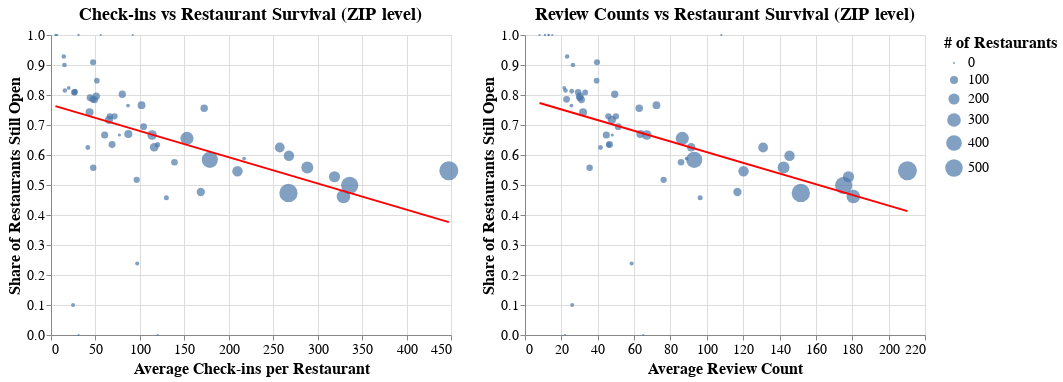

Here is the notebook cell this chart was saved with:
### Markdown cell above
## **Visualization 3: Check-ins & Review Counts vs Restaurant Survival**

After examining income and seeing a clear downward pattern in the scatterplot, the substantive effect plot showed that income itself is not a strong or reliable predictor once other factors are held constant. 

To understand whether customer activity might play a larger role, I next look at two additional ZIP-level measures of engagement: **average check-ins** and **average review counts**. Both variables capture different aspects of how often customers interact with restaurants. If more activity helped restaurants survive, we would expect positive relationships. Instead, **both plots reveal similar downward trends.**



### **Check-ins (Customer Activity) vs Restaurant Survival**

Check-ins provide a proxy for foot traffic or on-site customer visits. If higher foot traffic helped restaurants survive, we would expect survival to rise as check-ins increase. Instead, the scatterplot shows a slight downward pattern. The fitted regression line confirms this:

```
pct_open = -0.0009 * check-ins + 0.7673
```

The correlation is modest and negative (r = –0.388). ZIP codes with higher check-in activity do not necessarily show higher survival. In several cases, ZIPs with high check-ins actually fall on the lower end of the survival range. This suggests that customer foot traffic at the ZIP level does not reliably predict whether restaurants remained open.


### **Review Counts (Customer Engagement) vs Restaurant Survival**

Review counts measure how many people interact with restaurants on Yelp. If engagement helped restaurants stay open, we would expect an upward trend. Instead, the scatterplot shows the same downward direction as the check-in plot. The regression slope is again negative:

```
pct_open = -0.0018 * reviews + 0.7878
```

The correlation is nearly identical in size (r = –0.393). ZIPs where restaurants accumulate more reviews do not show higher survival rates. Even areas with strong online engagement can experience below-average survival. Together, these patterns indicate that higher customer activity—whether measured by check-ins or reviews—does not translate into higher restaurant survival.

### Code cell
import altair as alt
import numpy as np

# ---------- Check-ins ----------
checkins_scatter = (
    alt.Chart(zip_summary)
      .mark_circle()
      .encode(
          x=alt.X('avg_checkins:Q', title='Average Check-ins per Restaurant'),
          y=alt.Y('pct_open:Q', title='Share of Restaurants Still Open'),
          size=alt.Size('n_businesses:Q', title='# of Restaurants'),
          tooltip=['postal_code:N','avg_checkins:Q','pct_open:Q','n_businesses:Q']
      )
)

checkins_line = (
    alt.Chart(zip_summary)
      .transform_regression('avg_checkins', 'pct_open')
      .mark_line(color='red', size=2)
      .encode(
          x='avg_checkins:Q',
          y='pct_open:Q'
      )
)

checkins_chart = (checkins_scatter + checkins_line).properties(
    title='Check-ins vs Restaurant Survival (ZIP level)',
    width=400, height=300
)

# ---------- Reviews ----------
reviews_scatter = (
    alt.Chart(zip_summary)
      .mark_circle()
      .encode(
          x=alt.X('avg_reviews:Q', title='Average Review Count'),
          y=alt.Y('pct_open:Q', title='Share of Restaurants Still Open'),
          size=alt.Size('n_businesses:Q', title='# of Restaurants'),
          tooltip=['postal_code:N','avg_reviews:Q','pct_open:Q','n_businesses:Q']
      )
)

reviews_line = (
    alt.Chart(zip_summary)
      .transform_regression('avg_reviews', 'pct_open')
      .mark_line(color='red', size=2)
      .encode(
          x='avg_reviews:Q',
          y='pct_open:Q'
      )
)

reviews_chart = (reviews_scatter + reviews_line).properties(
    title='Review Counts vs Restaurant Survival (ZIP level)',
    width=400, height=300
)

combined_chart = (alt.hconcat(checkins_chart, reviews_chart)     
                  .configure_title(
        fontSize=22,     
        font='Arial',
        fontWeight='bold'
    ).configure_axis(
    labelFontSize=14,
    titleFontSize=16
).configure_legend(
    labelFontSize=14,
    titleFontSize=16
).configure_title(
    fontSize=18
))
combined_chart

### Figure 1 — Vega-Lite specification as saved in the notebook (floating-point values rounded to 4 significant figures)
{"config": {"view": {"continuousWidth": 300, "continuousHeight": 300}, "axis": {"labelFontSize": 14, "titleFontSize": 16}, "legend": {"labelFontSize": 14, "titleFontSize": 16}, "title": {"fontSize": 18}}, "hconcat": [{"layer": [{"mark": {"type": "circle"}, "encoding": {"size": {"field": "n_businesses", "title": "# of Restaurants", "type": "quantitative"}, "tooltip": [{"field": "postal_code", "type": "nominal"}, {"field": "avg_checkins", "type": "quantitative"}, {"field": "pct_open", "type": "quantitative"}, {"field": "n_businesses", "type": "quantitative"}], "x": {"field": "avg_checkins", "title": "Average Check-ins per Restaurant", "type": "quantitative"}, "y": {"field": "pct_open", "title": "Share of Restaurants Still Open", "type": "quantitative"}}}, {"mark": {"type": "line", "color": "red", "size": 2}, "encoding": {"x": {"field": "avg_checkins", "type": "quantitative"}, "y": {"field": "pct_open", "type": "quantitative"}}, "transform": [{"on": "avg_checkins", "regression": "pct_open"}]}], "height": 300, "title": "Check-ins vs Restaurant Survival (ZIP level)", "width": 400}, {"layer": [{"mark": {"type": "circle"}, "encoding": {"size": {"field": "n_businesses", "title": "# of Restaurants", "type": "quantitative"}, "tooltip": [{"field": "postal_code", "type": "nominal"}, {"field": "avg_reviews", "type": "quantitative"}, {"field": "pct_open", "type": "quantitative"}, {"field": "n_businesses", "type": "quantitative"}], "x": {"field": "avg_reviews", "title": "Average Review Count", "type": "quantitative"}, "y": {"field": "pct_open", "title": "Share of Restaurants Still Open", "type": "quantitative"}}}, {"mark": {"type": "line", "color": "red", "size": 2}, "encoding": {"x": {"field": "avg_reviews", "type": "quantitative"}, "y": {"field": "pct_open", "type": "quantitative"}}, "transform": [{"on": "avg_reviews", "regression": "pct_open"}]}], "height": 300, "title": "Review Counts vs Restaurant Survival (ZIP level)", "width": 400}], "data": {"name": "data-cf7ac9779679a92686806a90533af7e0"}, "$schema": "https://vega.github.io/schema/vega-lite/v5.20.1.json", "datasets": {"data-cf7ac9779679a92686806a90533af7e0": [{"postal_code": "00000", "n_businesses": 1, "pct_open": 0.0, "avg_stars": 4.0, "avg_reviews": 22.0, "avg_checkins": 31.0, "avg_tips": 0.0, "avg_comps": 0.0, "median_income": 80470.0, "income_10k": 8.047}, {"postal_code": "19019", "n_businesses": 2, "pct_open": 1.0, "avg_stars": 4.0, "avg_reviews": 13.0, "avg_checkins": 5.0, "avg_tips": 1.0, "avg_comps": 0.0, "median_income": 80470.0, "income_10k": 8.047}, {"postal_code": "19087", "n_businesses": 1, "pct_open": 1.0, "avg_stars": 3.5, "avg_reviews": 15.0, "avg_checkins": 6.0, "avg_tips": 2.0, "avg_comps": 0.0, "median_income": 165500.0, "income_10k": 16.55}, {"postal_code": "19092", "n_businesses": 1, "pct_open": 1.0, "avg_stars": 3.5, "avg_reviews": 8.0, "avg_checkins": 7.0, "avg_tips": 1.0, "avg_comps": 0.0, "median_income": 80470.0, "income_10k": 8.047}, {"postal_code": "19101", "n_businesses": 1, "pct_open": 1.0, "avg_stars": 3.5, "avg_reviews": 13.0, "avg_checkins": 92.0, "avg_tips": 6.0, "avg_comps": 0.0, "median_income": 80470.0, "income_10k": 8.047}, {"postal_code": "19102", "n_businesses": 199, "pct_open": 0.5276, "avg_stars": 3.417, "avg_reviews": 177.9, "avg_checkins": 318.9, "avg_tips": 20.23, "avg_comps": 0.008511, "median_income": 114800.0, "income_10k": 11.48}, {"postal_code": "19103", "n_businesses": 481, "pct_open": 0.499, "avg_stars": 3.658, "avg_reviews": 175.3, "avg_checkins": 336.0, "avg_tips": 19.89, "avg_comps": 0.01107, "median_income": 97940.0, "income_10k": 9.794}, {"postal_code": "19104", "n_businesses": 423, "pct_open": 0.5839, "avg_stars": 3.511, "avg_reviews": 93.09, "avg_checkins": 178.7, "avg_tips": 12.05, "avg_comps": 0.01443, "median_income": 39530.0, "income_10k": 3.953}, {"postal_code": "19106", "n_businesses": 301, "pct_open": 0.4618, "avg_stars": 3.615, "avg_reviews": 180.6, "avg_checkins": 329.0, "avg_tips": 20.81, "avg_comps": 0.01291, "median_income": 129800.0, "income_10k": 12.98}, {"postal_code": "19107", "n_businesses": 590, "pct_open": 0.5475, "avg_stars": 3.669, "avg_reviews": 210.3, "avg_checkins": 447.6, "avg_tips": 26.04, "avg_comps": 0.0128, "median_income": 70380.0, "income_10k": 7.038}, {"postal_code": "19111", "n_businesses": 74, "pct_open": 0.7838, "avg_stars": 3.236, "avg_reviews": 31.05, "avg_checkins": 48.97, "avg_tips": 5.027, "avg_comps": 0.02223, "median_income": 60440.0, "income_10k": 6.044}, {"postal_code": "19112", "n_businesses": 9, "pct_open": 0.6667, "avg_stars": 3.444, "avg_reviews": 48.0, "avg_checkins": 77.0, "avg_tips": 5.667, "avg_comps": 0.0, "median_income": 80470.0, "income_10k": 8.047}, {"postal_code": "19113", "n_businesses": 2, "pct_open": 1.0, "avg_stars": 2.25, "avg_reviews": 11.0, "avg_checkins": 31.0, "avg_tips": 1.5, "avg_comps": 0.0, "median_income": 80470.0, "income_10k": 8.047}, {"postal_code": "19114", "n_businesses": 81, "pct_open": 0.8025, "avg_stars": 3.241, "avg_reviews": 49.36, "avg_checkins": 80.22, "avg_tips": 8.494, "avg_comps": 0.005296, "median_income": 76080.0, "income_10k": 7.608}, {"postal_code": "19115", "n_businesses": 78, "pct_open": 0.6667, "avg_stars": 3.359, "avg_reviews": 44.72, "avg_checkins": 60.4, "avg_tips": 9.038, "avg_comps": 0.0226, "median_income": 70390.0, "income_10k": 7.039}, {"postal_code": "19116", "n_businesses": 72, "pct_open": 0.6944, "avg_stars": 3.479, "avg_reviews": 51.26, "avg_checkins": 104.1, "avg_tips": 10.44, "avg_comps": 0.04127, "median_income": 67560.0, "income_10k": 6.756}, {"postal_code": "19118", "n_businesses": 66, "pct_open": 0.5758, "avg_stars": 3.682, "avg_reviews": 85.82, "avg_checkins": 138.9, "avg_tips": 11.08, "avg_comps": 0.00138, "median_income": 105700.0, "income_10k": 10.57}, {"postal_code": "19119", "n_businesses": 58, "pct_open": 0.5172, "avg_stars": 3.621, "avg_reviews": 76.24, "avg_checkins": 96.43, "avg_tips": 11.02, "avg_comps": 0.02219, "median_income": 81610.0, "income_10k": 8.161}, {"postal_code": "19120", "n_businesses": 88, "pct_open": 0.7955, "avg_stars": 3.358, "avg_reviews": 30.17, "avg_checkins": 50.76, "avg_tips": 5.205, "avg_comps": 0.01008, "median_income": 51990.0, "income_10k": 5.199}, {"postal_code": "19121", "n_businesses": 61, "pct_open": 0.5574, "avg_stars": 3.205, "avg_reviews": 35.56, "avg_checkins": 47.54, "avg_tips": 4.787, "avg_comps": 0.005941, "median_income": 36210.0, "income_10k": 3.621}, {"postal_code": "19122", "n_businesses": 103, "pct_open": 0.6699, "avg_stars": 3.816, "avg_reviews": 63.49, "avg_checkins": 87.01, "avg_tips": 7.553, "avg_comps": 0.0143, "median_income": 57780.0, "income_10k": 5.779}, {"postal_code": "19123", "n_businesses": 231, "pct_open": 0.5584, "avg_stars": 3.688, "avg_reviews": 142.2, "avg_checkins": 288.3, "avg_tips": 21.03, "avg_comps": 0.005902, "median_income": 95870.0, "income_10k": 9.587}, {"postal_code": "19124", "n_businesses": 70, "pct_open": 0.7857, "avg_stars": 3.107, "avg_reviews": 22.86, "avg_checkins": 46.93, "avg_tips": 4.7, "avg_comps": 0.005595, "median_income": 46100.0, "income_10k": 4.61}, {"postal_code": "19125", "n_businesses": 152, "pct_open": 0.625, "avg_stars": 3.882, "avg_reviews": 131.0, "avg_checkins": 257.4, "avg_tips": 18.2, "avg_comps": 0.01016, "median_income": 110800.0, "income_10k": 11.08}, {"postal_code": "19126", "n_businesses": 17, "pct_open": 0.5882, "avg_stars": 3.618, "avg_reviews": 88.88, "avg_checkins": 217.2, "avg_tips": 17.18, "avg_comps": 0.001233, "median_income": 52850.0, "income_10k": 5.285}, {"postal_code": "19127", "n_businesses": 107, "pct_open": 0.4766, "avg_stars": 3.612, "avg_reviews": 116.8, "avg_checkins": 168.5, "avg_tips": 14.07, "avg_comps": 0.003527, "median_income": 99790.0, "income_10k": 9.979}, {"postal_code": "19128", "n_businesses": 115, "pct_open": 0.6261, "avg_stars": 3.522, "avg_reviews": 91.42, "avg_checkins": 116.1, "avg_tips": 15.16, "avg_comps": 0.007134, "median_income": 89640.0, "income_10k": 8.964}, {"postal_code": "19129", "n_businesses": 35, "pct_open": 0.4571, "avg_stars": 3.557, "avg_reviews": 96.31, "avg_checkins": 129.8, "avg_tips": 14.0, "avg_comps": 0.02423, "median_income": 77220.0, "income_10k": 7.723}, {"postal_code": "19130", "n_businesses": 174, "pct_open": 0.5977, "avg_stars": 3.704, "avg_reviews": 145.5, "avg_checkins": 267.7, "avg_tips": 19.07, "avg_comps": 0.01065, "median_income": 110400.0, "income_10k": 11.04}, {"postal_code": "19131", "n_businesses": 74, "pct_open": 0.6351, "avg_stars": 2.939, "avg_reviews": 46.47, "avg_checkins": 68.7, "avg_tips": 7.216, "avg_comps": 0.00705, "median_income": 46060.0, "income_10k": 4.606}, {"postal_code": "19132", "n_businesses": 30, "pct_open": 0.9, "avg_stars": 3.2, "avg_reviews": 26.37, "avg_checkins": 15.17, "avg_tips": 3.467, "avg_comps": 0.0, "median_income": 30970.0, "income_10k": 3.097}, {"postal_code": "19133", "n_businesses": 17, "pct_open": 0.8235, "avg_stars": 3.235, "avg_reviews": 21.59, "avg_checkins": 19.94, "avg_tips": 3.941, "avg_comps": 0.0, "median_income": 31760.0, "income_10k": 3.176}, {"postal_code": "19134", "n_businesses": 97, "pct_open": 0.7423, "avg_stars": 3.485, "avg_reviews": 31.93, "avg_checkins": 43.38, "avg_tips": 5.608, "avg_comps": 0.01119, "median_income": 41850.0, "income_10k": 4.185}, {"postal_code": "19135", "n_businesses": 67, "pct_open": 0.791, "avg_stars": 3.313, "avg_reviews": 30.03, "avg_checkins": 43.88, "avg_tips": 5.776, "avg_comps": 0.003166, "median_income": 51820.0, "income_10k": 5.182}, {"postal_code": "19136", "n_businesses": 59, "pct_open": 0.7288, "avg_stars": 3.339, "avg_reviews": 45.86, "avg_checkins": 66.2, "avg_tips": 8.525, "avg_comps": 0.0142, "median_income": 65500.0, "income_10k": 6.55}, {"postal_code": "19137", "n_businesses": 17, "pct_open": 0.7647, "avg_stars": 3.235, "avg_reviews": 25.53, "avg_checkins": 86.65, "avg_tips": 5.765, "avg_comps": 0.0, "median_income": 64400.0, "income_10k": 6.44}, {"postal_code": "19138", "n_businesses": 32, "pct_open": 0.625, "avg_stars": 3.078, "avg_reviews": 41.5, "avg_checkins": 41.44, "avg_tips": 7.031, "avg_comps": 0.001563, "median_income": 51590.0, "income_10k": 5.159}, {"postal_code": "19139", "n_businesses": 46, "pct_open": 0.8478, "avg_stars": 3.261, "avg_reviews": 39.37, "avg_checkins": 51.59, "avg_tips": 7.0, "avg_comps": 0.011, "median_income": 38700.0, "income_10k": 3.87}, {"postal_code": "19140", "n_businesses": 55, "pct_open": 0.9091, "avg_stars": 3.309, "avg_reviews": 39.58, "avg_checkins": 47.35, "avg_tips": 6.364, "avg_comps": 0.01683, "median_income": 33150.0, "income_10k": 3.315}, {"postal_code": "19141", "n_businesses": 27, "pct_open": 0.8148, "avg_stars": 2.907, "avg_reviews": 22.3, "avg_checkins": 15.56, "avg_tips": 3.185, "avg_comps": 0.001481, "median_income": 42460.0, "income_10k": 4.246}, {"postal_code": "19142", "n_businesses": 28, "pct_open": 0.9286, "avg_stars": 3.357, "avg_reviews": 23.18, "avg_checkins": 14.39, "avg_tips": 3.464, "avg_comps": 0.003571, "median_income": 42810.0, "income_10k": 4.281}, {"postal_code": "19143", "n_businesses": 94, "pct_open": 0.766, "avg_stars": 3.702, "avg_reviews": 72.29, "avg_checkins": 101.9, "avg_tips": 9.713, "avg_comps": 0.01429, "median_income": 47960.0, "income_10k": 4.796}, {"postal_code": "19144", "n_businesses": 63, "pct_open": 0.8095, "avg_stars": 3.23, "avg_reviews": 29.24, "avg_checkins": 26.24, "avg_tips": 3.794, "avg_comps": 0.003576, "median_income": 45730.0, "income_10k": 4.573}, {"postal_code": "19145", "n_businesses": 144, "pct_open": 0.6667, "avg_stars": 3.76, "avg_reviews": 66.99, "avg_checkins": 113.7, "avg_tips": 11.55, "avg_comps": 0.007851, "median_income": 70370.0, "income_10k": 7.037}, {"postal_code": "19146", "n_businesses": 174, "pct_open": 0.546, "avg_stars": 3.727, "avg_reviews": 120.2, "avg_checkins": 209.8, "avg_tips": 13.91, "avg_comps": 0.006598, "median_income": 99700.0, "income_10k": 9.97}, {"postal_code": "19147", "n_businesses": 549, "pct_open": 0.4736, "avg_stars": 3.852, "avg_reviews": 151.7, "avg_checkins": 267.2, "avg_tips": 19.48, "avg_comps": 0.01208, "median_income": 104200.0, "income_10k": 10.42}, {"postal_code": "19148", "n_businesses": 276, "pct_open": 0.6558, "avg_stars": 3.696, "avg_reviews": 86.5, "avg_checkins": 153.0, "avg_tips": 11.82, "avg_comps": 0.01127, "median_income": 80470.0, "income_10k": 8.047}, {"postal_code": "19149", "n_businesses": 106, "pct_open": 0.717, "avg_stars": 3.316, "avg_reviews": 47.79, "avg_checkins": 65.21, "avg_tips": 8.208, "avg_comps": 0.01852, "median_income": 54680.0, "income_10k": 5.468}, {"postal_code": "19150", "n_businesses": 32, "pct_open": 0.8125, "avg_stars": 2.938, "avg_reviews": 25.69, "avg_checkins": 27.16, "avg_tips": 4.094, "avg_comps": 0.0, "median_income": 61260.0, "income_10k": 6.126}, {"postal_code": "19151", "n_businesses": 47, "pct_open": 0.8085, "avg_stars": 3.096, "avg_reviews": 33.11, "avg_checkins": 26.55, "avg_tips": 5.021, "avg_comps": 0.009963, "median_income": 58050.0, "income_10k": 5.805}, {"postal_code": "19152", "n_businesses": 59, "pct_open": 0.7288, "avg_stars": 3.398, "avg_reviews": 50.0, "avg_checkins": 71.46, "avg_tips": 11.05, "avg_comps": 0.01858, "median_income": 57970.0, "income_10k": 5.797}, {"postal_code": "19153", "n_businesses": 86, "pct_open": 0.7558, "avg_stars": 2.762, "avg_reviews": 62.83, "avg_checkins": 172.3, "avg_tips": 11.7, "avg_comps": 0.004978, "median_income": 53430.0, "income_10k": 5.343}, {"postal_code": "19154", "n_businesses": 41, "pct_open": 0.6341, "avg_stars": 2.927, "avg_reviews": 46.1, "avg_checkins": 119.8, "avg_tips": 9.317, "avg_comps": 0.01253, "median_income": 93480.0, "income_10k": 9.348}, {"postal_code": "19155", "n_businesses": 1, "pct_open": 1.0, "avg_stars": 3.5, "avg_reviews": 108.0, "avg_checkins": 56.0, "avg_tips": 1.0, "avg_comps": 0.0, "median_income": 80470.0, "income_10k": 8.047}, {"postal_code": "19176", "n_businesses": 21, "pct_open": 0.2381, "avg_stars": 3.381, "avg_reviews": 58.67, "avg_checkins": 97.0, "avg_tips": 8.476, "avg_comps": 0.003175, "median_income": 80470.0, "income_10k": 8.047}, {"postal_code": "19195", "n_businesses": 20, "pct_open": 0.1, "avg_stars": 3.525, "avg_reviews": 25.95, "avg_checkins": 24.8, "avg_tips": 2.9, "avg_comps": 0.0, "median_income": 80470.0, "income_10k": 8.047}, {"postal_code": "19454", "n_businesses": 1, "pct_open": 0.0, "avg_stars": 3.0, "avg_reviews": 65.0, "avg_checkins": 120.0, "avg_tips": 12.0, "avg_comps": 0.08333, "median_income": 114300.0, "income_10k": 11.43}]}}
